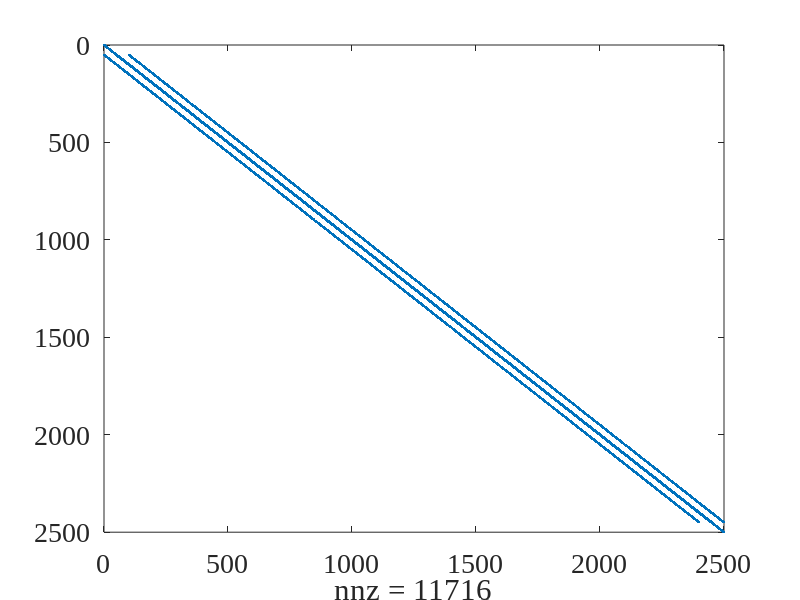
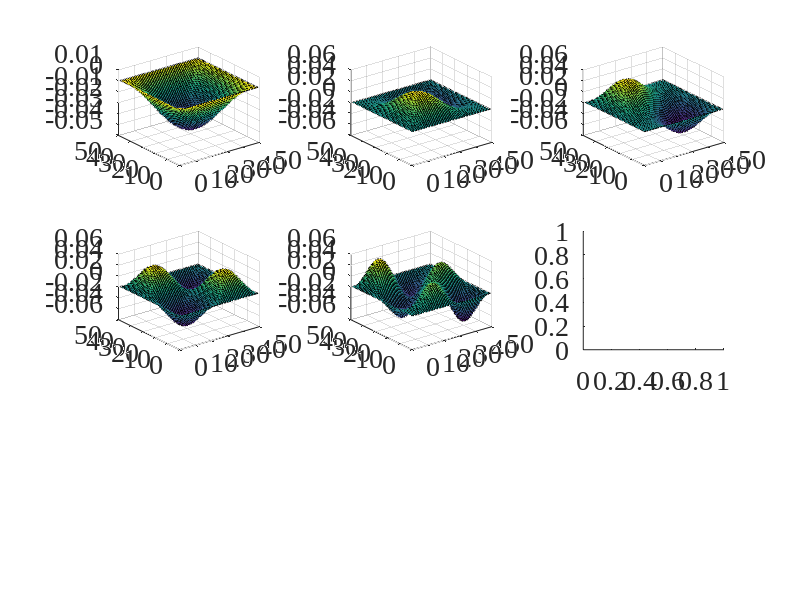

These charts were generated, in order, by the following MATLAB code: (Note: this script raises an error after producing the figures.)
%% ELEC 4700 PA-5
%%Saifuddin Mohammed
%%101092039

set(0,'DefaultFigureWindowStyle','docked')
set(0,'defaultaxesfontsize',20)
set(0,'defaultaxesfontname','Times New Roman')
set(0,'DefaultLineLineWidth',2); 
close all

%%  Harmonic Wave Equation in 2D FD and Modes

nx = 50;
ny = 50;
%ny = 30;
G = sparse(nx*ny,nx*ny);  %Creating G matrix using sparse

    
for i = 1:nx
    for j = 1:ny
        
        n = j + (i-1)*ny;
        
        if i == 1 || i == nx ||j == 1 || j == ny
            G(n, :) = 0;
            G(n, n) = 1;
            
        else
            
            
            G(n, n) = -4; % or -2; 
            G(n, n+1) = 1;
            G(n, n-1) = 1;
            G(n, n+ny) = 1;
            G(n, n-ny) = 1;
            
            
        end
        
    end
    
end


figure(1) 

spy(G) %plotting G using spy        

[E, D] = eigs(G, 9, 'SM'); %PLOTTING EIGENVALUES

V = zeros(nx, ny, 9);


figure(2)


for z = 1:9              
   V(:, :, z) = reshape(E(:, z), nx, ny);
   
   subplot(3, 3, z)
   
   surf(V(:, :, z))     %plotting the eigenvectors 
   
end